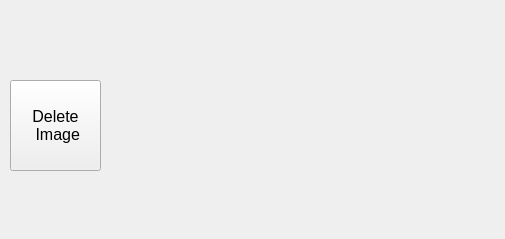
          <widget class="QWidget" name="tab_14">
           <attribute name="title">
            <string>Created images</string>
           </attribute>
           <widget class="QLabel" name="Calibratin_images_3">
            <property name="geometry">
             <rect>
              <x>105</x>
              <y>10</y>
              <width>391</width>
              <height>220</height>
             </rect>
            </property>
            <property name="text">
             <string/>
            </property>
            <property name="alignment">
             <set>Qt::AlignCenter</set>
            </property>
           </widget>
           <widget class="QPushButton" name="Left_end">
            <property name="geometry">
             <rect>
              <x>105</x>
              <y>10</y>
              <width>75</width>
              <height>220</height>
             </rect>
            </property>
            <property name="mouseTracking">
             <bool>true</bool>
            </property>
            <property name="styleSheet">
             <string notr="true">QPushButton{background-color: transparent; border: 0px }</string>
            </property>
            <property name="text">
             <string/>
            </property>
            <property name="icon">
             <iconset theme="go-previous">
              <normaloff>../../.designer/backup</normaloff>../../.designer/backup</iconset>
            </property>
            <property name="iconSize">
             <size>
              <width>40</width>
              <height>40</height>
             </size>
            </property>
           </widget>
           <widget class="QPushButton" name="Right_end">
            <property name="geometry">
             <rect>
              <x>420</x>
              <y>10</y>
              <width>75</width>
              <height>220</height>
             </rect>
            </property>
            <property name="mouseTracking">
             <bool>true</bool>
            </property>
            <property name="styleSheet">
             <string notr="true">QPushButton{background-color: transparent; border: 0px }</string>
            </property>
            <property name="text">
             <string/>
            </property>
            <property name="icon">
             <iconset theme="go-next">
              <normaloff>../../.designer/backup</normaloff>../../.designer/backup</iconset>
            </property>
            <property name="iconSize">
             <size>
              <width>40</width>
              <height>40</height>
             </size>
            </property>
           </widget>
           <widget class="QPushButton" name="Delete_end">
            <property name="geometry">
             <rect>
              <x>10</x>
              <y>80</y>
              <width>91</width>
              <height>91</height>
             </rect>
            </property>
            <property name="font">
             <font>
              <pointsize>12</pointsize>
              <bold>false</bold>
              <kerning>true</kerning>
             </font>
            </property>
            <property name="text">
             <string>Delete 
 Image</string>
            </property>
           </widget>
          </widget>
